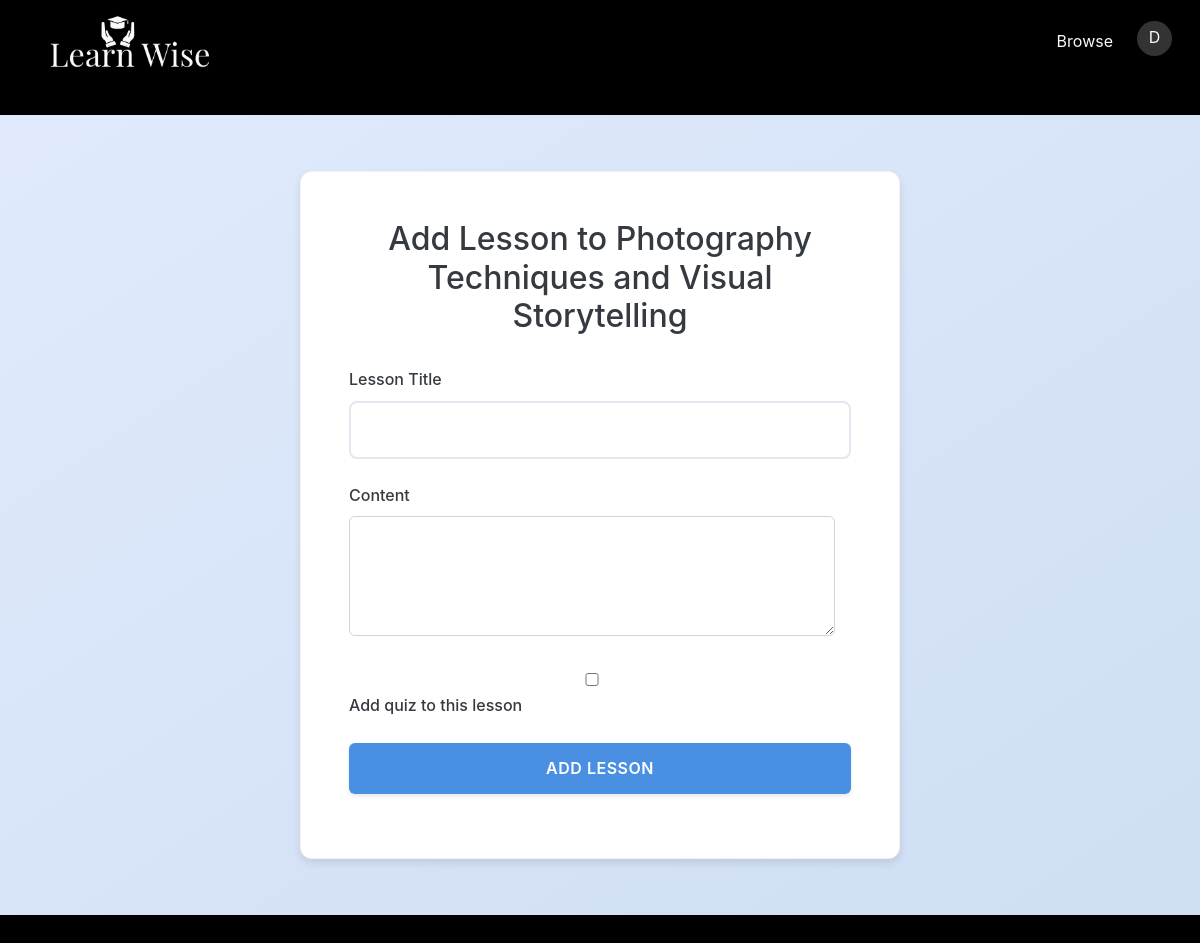
Page /instructor/course/9/add-lesson (signed in) on the committed database.
### app.py (models this page shows)
class User(UserMixin, db.Model):
    id = db.Column(db.Integer, primary_key=True)
    fullname = db.Column(db.String(100), nullable=False)
    email = db.Column(db.String(120), unique=True, nullable=False)
    password = db.Column(db.String(60), nullable=False)
    is_instructor = db.Column(db.Boolean, default=False)
    expertise = db.Column(db.String(100))  # For instructors
    experience = db.Column(db.Integer)      # For instructors
    courses_created = db.relationship('Course', backref='instructor', lazy=True)
    progress = db.relationship('UserProgress', backref='user', lazy=True)

class Course(db.Model):
    id = db.Column(db.Integer, primary_key=True)
    title = db.Column(db.String(200), nullable=False)
    description = db.Column(db.Text)
    category = db.Column(db.String(100))
    instructor_id = db.Column(db.Integer, db.ForeignKey('user.id'))
    price = db.Column(db.Float)
    created_at = db.Column(db.DateTime, default=datetime.utcnow)
    lessons = db.relationship('Lesson', backref='course', lazy=True)
    image_url = db.Column(db.String(500))

### app.py (the view, shortened to what this page needs)
@app.route('/instructor/course/<int:course_id>/add-lesson', methods=['GET', 'POST'])
@login_required
def add_lesson(course_id):
    if not current_user.is_instructor:
        return redirect(url_for('home'))
    course = Course.query.get_or_404(course_id)
    if course.instructor_id != current_user.id:
        return redirect(url_for('home'))
    return render_template('add_lesson.html', course=course)

### app.py (called while the page is built)
@login_manager.user_loader
def load_user(user_id):
    return User.query.get(int(user_id))

### templates/add_lesson.html (shortened to what this page needs)
{% extends "layout.html" %}
{% set hide_search = true %}
{% block content %}
<br>
<br>
<div class="auth-container">
    <div class="auth-box">
        <h2>Add Lesson to {{ course.title }}</h2>
        <form method="POST">
            <div class="form-group">
                <label for="title">Lesson Title</label>
                <input type="text" id="title" name="title" required>
            </div>
            <div class="form-group">
                <label for="content">Content</label>
                <textarea id="content" name="content" required></textarea>
            </div>
            <div class="form-group">
                <label>
                    <input type="checkbox" name="has_quiz" value="yes"> Add quiz to this lesson
                </label>
            </div>
            <button type="submit" class="auth-button">Add Lesson</button>
        </form>
    </div>
</div>
{% endblock %}

### templates/layout.html (shortened to what this page needs)
<!DOCTYPE html>
<html lang="en">
<head>
    <link href="https://cdn.jsdelivr.net/npm/bootstrap@5.2.3/dist/css/bootstrap.min.css" rel="stylesheet">
</head>
<body>
    <header class="header">
        {% block nav %}
        <nav class="navbar navbar-expand-lg bg-black custom-navbar">
          <div class="container-fluid" >
              <a href="/" class="navbar-brand">
                <img src="{{ url_for('static', filename='images/Learn Wise_transparent-.png') }}" alt="Learn Wise Logo">
              </a>
              <div class="collapse navbar-collapse" id="navbarSupportedContent" >
                  {% if hide_nav_options is not defined %}
                  <ul class="navbar-nav ms-auto mb-2 mb-lg-0 gap-3">
                      <li class="nav-item">
                          <a class="nav-link text-light" href="{{ url_for('browse_courses') }}">
                               Browse
                          </a>
                      </li>
                      {% if current_user.is_authenticated %}
                          <li class="nav-item dropdown">
                              <div class="user-avatar nav-link text-light" role="button" data-bs-toggle="dropdown" aria-expanded="false">
                                  {{ current_user.fullname[:1] }}
                              </div>
                          </li>
                      {% endif %}
                  </ul>
                  {% endif %}
              </div>
          </div>
      </nav>
        {% endblock %}
    </header>
    {% block content %}{% endblock %}
  </body>
</html>

### templates/layout.html (style rules this page uses)
:root { --primary: #4a90e2; --primary-dark: #357abd; --secondary: #2ecc71; --secondary-dark: #27ae60; --accent: #e67e22; --accent-dark: #d35400; --background: #1b1818; --surface: #ffffff; --text-primary: #ffffff; --text-secondary: #7f8c8d; --error: #e74c3c; --success: #2ecc71; }
body { background-color: var(--background); color: var(--text-primary); font-family: 'Inter', -apple-system, BlinkMacSystemFont, sans-serif; }
.auth-container, .search-results-container { max-width: 1200px; margin: 2rem auto; padding: 0 2rem; animation: fadeIn 0.5s ease-out; }
.auth-box { background: var(--surface); border-radius: 12px; box-shadow: 0 4px 6px rgba(0, 0, 0, 0.05); transition: all 0.3s cubic-bezier(0.4, 0, 0.2, 1); border: 1px solid rgba(0, 0, 0, 0.05); overflow: hidden; }
.auth-box { padding: 2.5rem; max-width: 800px; margin: 0 auto; }
.form-group { margin-bottom: 1.5rem; }
.form-group label { display: block; margin-bottom: 0.5rem; font-weight: 500; color: var(--text-primary); }
.form-group input[type="text"], .form-group input[type="number"], .form-group textarea, .form-group select { width: 100%; padding: 0.875rem; border: 2px solid #e2e8f0; border-radius: 8px; font-size: 1rem; transition: all 0.3s ease; background-color: var(--surface); }
.auth-button, .enroll-button { background: linear-gradient(45deg, var(--primary), var(--primary-dark)); color: white; padding: 0.875rem 1.5rem; border: none; border-radius: 8px; font-weight: 600; cursor: pointer; transition: all 0.3s ease; text-transform: uppercase; letter-spacing: 0.5px; font-size: 0.9rem; }
* { margin: 0; padding: 0; box-sizing: border-box; font-family: -apple-system, BlinkMacSystemFont, 'Segoe UI', Roboto, Oxygen, Ubuntu, Cantarell, sans-serif; }
.header { padding: 1rem 2rem; background: rgb(0, 0, 0); box-shadow: 0 2px 4px rgba(0,0,0,0.1); display: flex; justify-content: space-between; align-items: center; width: 100%; }
.auth-container { min-height: calc(100vh - 72px); background: linear-gradient(45deg, #000000, #311b92); display: flex; justify-content: center; align-items: center; padding: 2rem; }
.auth-box { background: white; padding: 2rem; border-radius: 8px; box-shadow: 0 4px 6px rgba(0,0,0,0.1); width: 100%; max-width: 400px; }
.auth-box h2 { color: #2c3e50; margin-bottom: 1.5rem; text-align: center; }
.form-group label { display: block; margin-bottom: 0.5rem; color: #2c3e50; }
.form-group input { width: 100%; padding: 0.75rem; border: 1px solid #ddd; border-radius: 4px; font-size: 1rem; }
.auth-button { width: 100%; padding: 0.75rem; background: #e74c3c; color: white; border: none; border-radius: 4px; font-size: 1rem; cursor: pointer; margin-bottom: 1rem; }
body { font-family: -apple-system, BlinkMacSystemFont, 'Segoe UI', Roboto, Oxygen, Ubuntu, Cantarell, sans-serif; line-height: 1.6; background: black; color: var(--text-color); margin: 0; padding: 0; min-height: 100vh; }
.navbar { padding: 0.5rem 1rem; position: fixed; top: 0; left: 0; right: 0; z-index: 1000; background-color: var(--primary-color); height: var(--navbar-height); }
.navbar-brand img { height: 57px; width: auto; }
.user-avatar { width: 35px; height: 35px; background: rgba(255, 255, 255, 0.2); border-radius: 50%; display: flex; align-items: center; justify-content: center; cursor: pointer; transition: background-color var(--transition-speed); }

### rows in the picture
User: fullname "D"
Course: title "Photography Techniques and Visual Storytelling"
